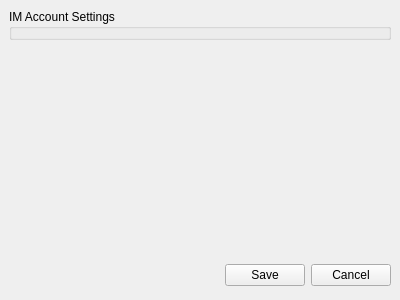
<ui version="4.0" >
 <author></author>
 <comment></comment>
 <exportmacro></exportmacro>
 <class>IMAccountTemplate</class>
 <widget class="QWidget" name="IMAccountTemplate" >
  <property name="geometry" >
   <rect>
    <x>0</x>
    <y>0</y>
    <width>400</width>
    <height>300</height>
   </rect>
  </property>
  <layout class="QGridLayout" >
   <property name="margin" >
    <number>9</number>
   </property>
   <property name="spacing" >
    <number>6</number>
   </property>
   <item row="1" column="0" >
    <spacer>
     <property name="orientation" >
      <enum>Qt::Vertical</enum>
     </property>
     <property name="sizeHint" >
      <size>
       <width>20</width>
       <height>40</height>
      </size>
     </property>
    </spacer>
   </item>
   <item row="0" column="0" >
    <widget class="QGroupBox" name="settingsGroupBox" >
     <property name="title" >
      <string>IM Account Settings</string>
     </property>
    </widget>
   </item>
   <item row="2" column="0" >
    <layout class="QHBoxLayout" >
     <property name="margin" >
      <number>0</number>
     </property>
     <property name="spacing" >
      <number>6</number>
     </property>
     <item>
      <spacer>
       <property name="orientation" >
        <enum>Qt::Horizontal</enum>
       </property>
       <property name="sizeHint" >
        <size>
         <width>131</width>
         <height>31</height>
        </size>
       </property>
      </spacer>
     </item>
     <item>
      <widget class="QPushButton" name="saveButton" >
       <property name="text" >
        <string>Save</string>
       </property>
      </widget>
     </item>
     <item>
      <widget class="QPushButton" name="cancelButton" >
       <property name="text" >
        <string>Cancel</string>
       </property>
      </widget>
     </item>
    </layout>
   </item>
  </layout>
 </widget>
 <pixmapfunction></pixmapfunction>
 <resources/>
 <connections/>
</ui>
